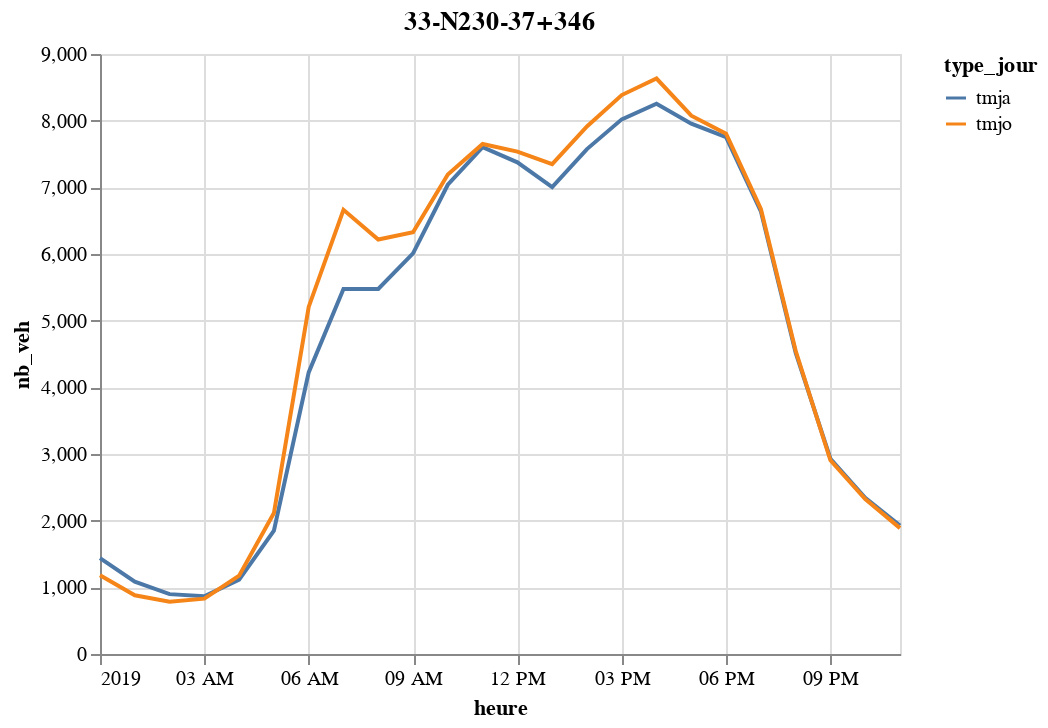

Notebook code cell kept with this figure:
### Code cell
vi.GraphJourneeType(df,'33-N230-37+346')

### Figure 1 — Vega-Lite specification as saved in the notebook (floating-point values rounded to 4 significant figures)
{"config": {"view": {"continuousWidth": 400, "continuousHeight": 300}}, "data": {"name": "data-c10d0724e871d751b573ff9e7302572d"}, "mark": "line", "encoding": {"color": {"type": "nominal", "field": "type_jour"}, "x": {"type": "temporal", "field": "heure"}, "y": {"type": "quantitative", "field": "nb_veh"}}, "title": "33-N230-37+346", "$schema": "https://vega.github.io/schema/vega-lite/v4.8.1.json", "datasets": {"data-c10d0724e871d751b573ff9e7302572d": [{"id_comptag": "33-N230-37+346", "heure": "2019-01-01T00:00:00", "nb_veh": 1438, "type_jour": "tmja"}, {"id_comptag": "33-N230-37+346", "heure": "2019-01-01T01:00:00", "nb_veh": 1085, "type_jour": "tmja"}, {"id_comptag": "33-N230-37+346", "heure": "2019-01-01T02:00:00", "nb_veh": 898, "type_jour": "tmja"}, {"id_comptag": "33-N230-37+346", "heure": "2019-01-01T03:00:00", "nb_veh": 865, "type_jour": "tmja"}, {"id_comptag": "33-N230-37+346", "heure": "2019-01-01T04:00:00", "nb_veh": 1115, "type_jour": "tmja"}, {"id_comptag": "33-N230-37+346", "heure": "2019-01-01T05:00:00", "nb_veh": 1849, "type_jour": "tmja"}, {"id_comptag": "33-N230-37+346", "heure": "2019-01-01T06:00:00", "nb_veh": 4224, "type_jour": "tmja"}, {"id_comptag": "33-N230-37+346", "heure": "2019-01-01T07:00:00", "nb_veh": 5475, "type_jour": "tmja"}, {"id_comptag": "33-N230-37+346", "heure": "2019-01-01T08:00:00", "nb_veh": 5476, "type_jour": "tmja"}, {"id_comptag": "33-N230-37+346", "heure": "2019-01-01T09:00:00", "nb_veh": 6010, "type_jour": "tmja"}, {"id_comptag": "33-N230-37+346", "heure": "2019-01-01T10:00:00", "nb_veh": 7039, "type_jour": "tmja"}, {"id_comptag": "33-N230-37+346", "heure": "2019-01-01T11:00:00", "nb_veh": 7603, "type_jour": "tmja"}, {"id_comptag": "33-N230-37+346", "heure": "2019-01-01T12:00:00", "nb_veh": 7375, "type_jour": "tmja"}, {"id_comptag": "33-N230-37+346", "heure": "2019-01-01T13:00:00", "nb_veh": 7004, "type_jour": "tmja"}, {"id_comptag": "33-N230-37+346", "heure": "2019-01-01T14:00:00", "nb_veh": 7574, "type_jour": "tmja"}, {"id_comptag": "33-N230-37+346", "heure": "2019-01-01T15:00:00", "nb_veh": 8020, "type_jour": "tmja"}, {"id_comptag": "33-N230-37+346", "heure": "2019-01-01T16:00:00", "nb_veh": 8254, "type_jour": "tmja"}, {"id_comptag": "33-N230-37+346", "heure": "2019-01-01T17:00:00", "nb_veh": 7955, "type_jour": "tmja"}, {"id_comptag": "33-N230-37+346", "heure": "2019-01-01T18:00:00", "nb_veh": 7754, "type_jour": "tmja"}, {"id_comptag": "33-N230-37+346", "heure": "2019-01-01T19:00:00", "nb_veh": 6640, "type_jour": "tmja"}, {"id_comptag": "33-N230-37+346", "heure": "2019-01-01T20:00:00", "nb_veh": 4521, "type_jour": "tmja"}, {"id_comptag": "33-N230-37+346", "heure": "2019-01-01T21:00:00", "nb_veh": 2929, "type_jour": "tmja"}, {"id_comptag": "33-N230-37+346", "heure": "2019-01-01T22:00:00", "nb_veh": 2341, "type_jour": "tmja"}, {"id_comptag": "33-N230-37+346", "heure": "2019-01-01T23:00:00", "nb_veh": 1927, "type_jour": "tmja"}, {"id_comptag": "33-N230-37+346", "heure": "2019-01-01T00:00:00", "nb_veh": 1181, "type_jour": "tmjo"}, {"id_comptag": "33-N230-37+346", "heure": "2019-01-01T01:00:00", "nb_veh": 880, "type_jour": "tmjo"}, {"id_comptag": "33-N230-37+346", "heure": "2019-01-01T02:00:00", "nb_veh": 785, "type_jour": "tmjo"}, {"id_comptag": "33-N230-37+346", "heure": "2019-01-01T03:00:00", "nb_veh": 830, "type_jour": "tmjo"}, {"id_comptag": "33-N230-37+346", "heure": "2019-01-01T04:00:00", "nb_veh": 1176, "type_jour": "tmjo"}, {"id_comptag": "33-N230-37+346", "heure": "2019-01-01T05:00:00", "nb_veh": 2115, "type_jour": "tmjo"}, {"id_comptag": "33-N230-37+346", "heure": "2019-01-01T06:00:00", "nb_veh": 5206, "type_jour": "tmjo"}, {"id_comptag": "33-N230-37+346", "heure": "2019-01-01T07:00:00", "nb_veh": 6663, "type_jour": "tmjo"}, {"id_comptag": "33-N230-37+346", "heure": "2019-01-01T08:00:00", "nb_veh": 6218, "type_jour": "tmjo"}, {"id_comptag": "33-N230-37+346", "heure": "2019-01-01T09:00:00", "nb_veh": 6327, "type_jour": "tmjo"}, {"id_comptag": "33-N230-37+346", "heure": "2019-01-01T10:00:00", "nb_veh": 7193, "type_jour": "tmjo"}, {"id_comptag": "33-N230-37+346", "heure": "2019-01-01T11:00:00", "nb_veh": 7651, "type_jour": "tmjo"}, {"id_comptag": "33-N230-37+346", "heure": "2019-01-01T12:00:00", "nb_veh": 7535, "type_jour": "tmjo"}, {"id_comptag": "33-N230-37+346", "heure": "2019-01-01T13:00:00", "nb_veh": 7348, "type_jour": "tmjo"}, {"id_comptag": "33-N230-37+346", "heure": "2019-01-01T14:00:00", "nb_veh": 7913, "type_jour": "tmjo"}, {"id_comptag": "33-N230-37+346", "heure": "2019-01-01T15:00:00", "nb_veh": 8384, "type_jour": "tmjo"}, {"id_comptag": "33-N230-37+346", "heure": "2019-01-01T16:00:00", "nb_veh": 8632, "type_jour": "tmjo"}, {"id_comptag": "33-N230-37+346", "heure": "2019-01-01T17:00:00", "nb_veh": 8074, "type_jour": "tmjo"}, {"id_comptag": "33-N230-37+346", "heure": "2019-01-01T18:00:00", "nb_veh": 7804, "type_jour": "tmjo"}, {"id_comptag": "33-N230-37+346", "heure": "2019-01-01T19:00:00", "nb_veh": 6676, "type_jour": "tmjo"}, {"id_comptag": "33-N230-37+346", "heure": "2019-01-01T20:00:00", "nb_veh": 4548, "type_jour": "tmjo"}, {"id_comptag": "33-N230-37+346", "heure": "2019-01-01T21:00:00", "nb_veh": 2906, "type_jour": "tmjo"}, {"id_comptag": "33-N230-37+346", "heure": "2019-01-01T22:00:00", "nb_veh": 2324, "type_jour": "tmjo"}, {"id_comptag": "33-N230-37+346", "heure": "2019-01-01T23:00:00", "nb_veh": 1888, "type_jour": "tmjo"}]}}
